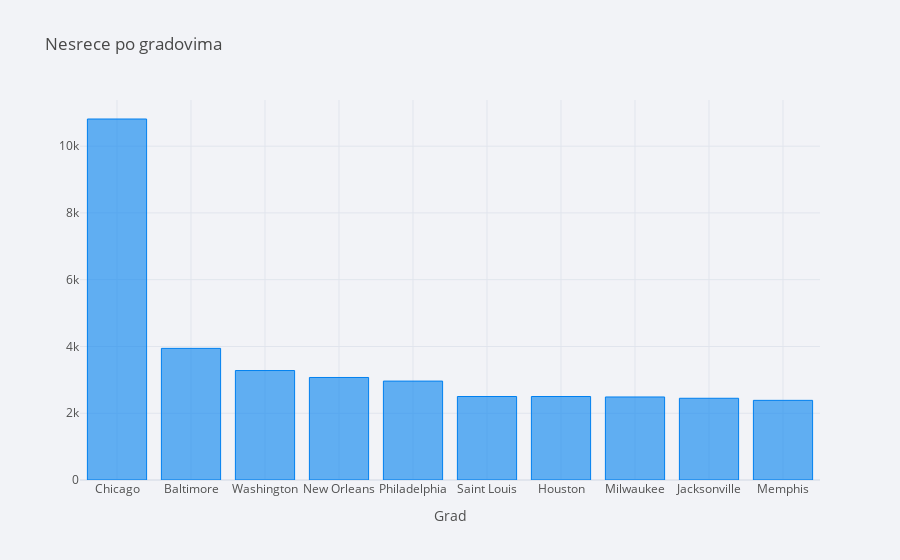

This figure's notebook cell:
### Code cell
df.city_or_county.value_counts().head(10).iplot(kind = 'bar', theme = 'polar', title = 'Nesrece po gradovima', xTitle='Grad')

### Figure 1 — Plotly figure (JSON) as saved in the notebook; plotly's stock layout.template omitted (floating-point values rounded to 4 significant figures)
{"data": [{"marker": {"color": "rgba(0, 128, 240, 0.6)", "line": {"color": "rgba(0, 128, 240, 1.0)", "width": 1}}, "name": "city_or_county", "orientation": "v", "text": "", "type": "bar", "x": ["Chicago", "Baltimore", "Washington", "New Orleans", "Philadelphia", "Saint Louis", "Houston", "Milwaukee", "Jacksonville", "Memphis"], "y": [10814, 3943, 3279, 3071, 2963, 2501, 2501, 2487, 2448, 2386]}], "layout": {"legend": {"bgcolor": "#F2F3F7", "font": {"color": "#505050"}}, "paper_bgcolor": "#F2F3F7", "plot_bgcolor": "#F2F3F7", "title": {"font": {"color": "#484848"}, "text": "Nesrece po gradovima"}, "xaxis": {"gridcolor": "#E1E5ED", "showgrid": true, "tickfont": {"color": "#505050"}, "title": {"font": {"color": "#505050"}, "text": "Grad"}, "zerolinecolor": "#E1E5ED"}, "yaxis": {"gridcolor": "#E1E5ED", "showgrid": true, "tickfont": {"color": "#505050"}, "title": {"font": {"color": "#505050"}, "text": ""}, "zerolinecolor": "#E1E5ED"}}}
